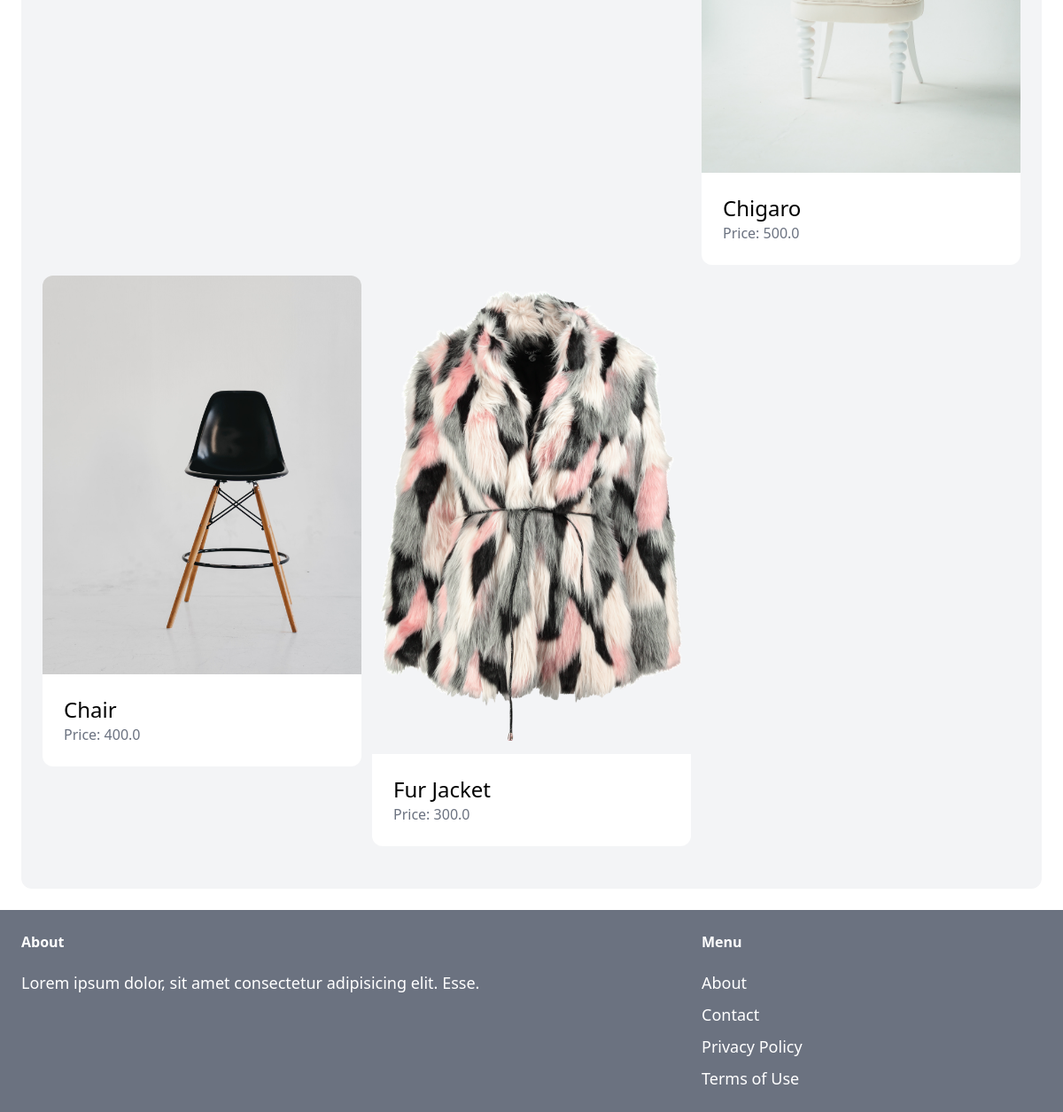
Page /dashboard/ (signed in, lower part) on the earlier database version.
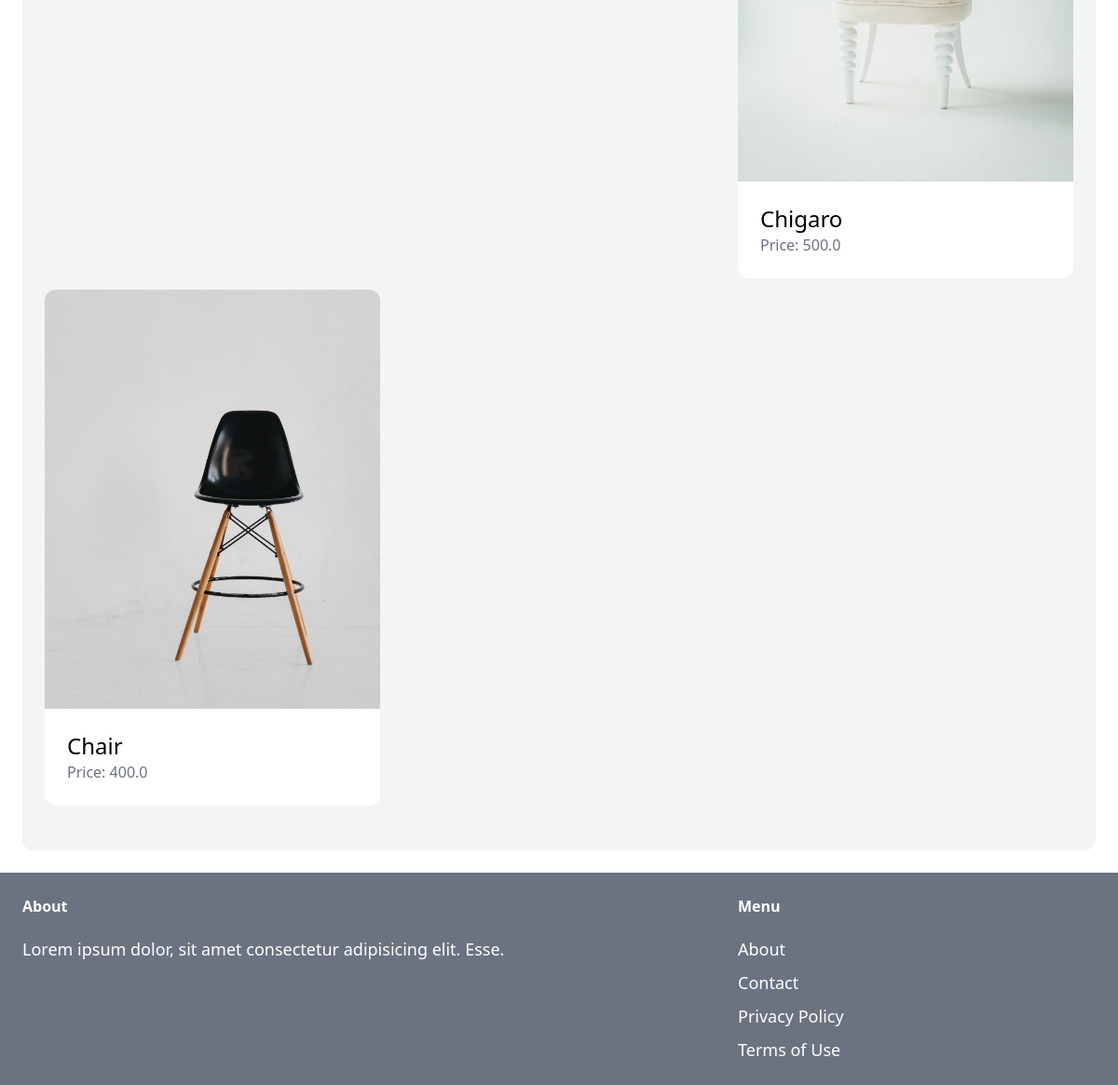
Same page on the later database version.
### item/models.py (models this page shows, shortened)
class Item(models.Model):
    category = models.ForeignKey(Category, related_name='items', on_delete=models.CASCADE)
    name = models.CharField(max_length=255)
    description = models.TextField(blank=True, null=True)
    price = models.FloatField()
    image = models.ImageField(upload_to='items_images', blank=True, null=True)
    is_sold = models.BooleanField(default=False)
    created_by = models.ForeignKey(User, related_name='items', on_delete=models.CASCADE)
    created_at = models.DateField(auto_now_add=True)

### dashboard/views.py (the view)
# urls.py: path('', views.index, name='index'),
@login_required
def index(request):
    items = Item.objects.filter(created_by=request.user)
    return render(request, 'dashboard/index.html', {
        'items': items,
    })

### dashboard/templates/dashboard/index.html (shortened to what this page needs)
{% extends 'core/base.html' %}
{% block content %}
<div class="mt-6 px-6 py-12 bg-gray-100 rounded-xl">
    <div class="grid grid-cols-3 gap-3">
        {% for item in items %}
        <div>
            <a href="{% url 'item:detail' item.id %}">
                <div>
                    <img src="{{item.image.url}}" class="rounded-t-xl">
                </div>
                <div class="p-6 bg-white rounded-b-xl">
                    <h2 class="text-2xl">{{item.name}}</h2>
                    <p class="text-gray-500">Price: {{item.price}}</p>
                </div>
            </a>
        </div>
        {% endfor %}
    </div>
</div>
{% endblock %}

Differences in the rows shown:
no longer on this page (row edited): Item: image (picture), name "Fur Jacket", price "300.0"
